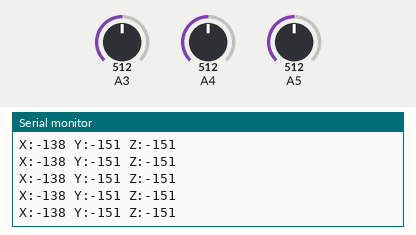
Simulated run of this sketch. Board: Arduino Uno, built with avr-gcc and run on an emulated ATmega328P. Parts: the last lines printed to the serial monitor. The inputs (shaded band) are chosen by the test bench; at power-on: A4 = 512, A3 = 512, A5 = 512.

Above: at 2.7 s.
2.8 s: A4 set to 661
At 2.82 s:
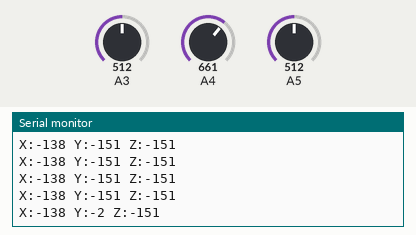
4.3 s: A4 set to 687
At 4.34 s:
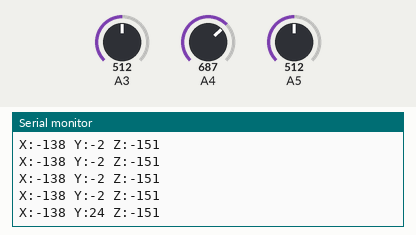
Timing chart, 0 to 7.3 s (numbered marks = the images above; inputs shaded):
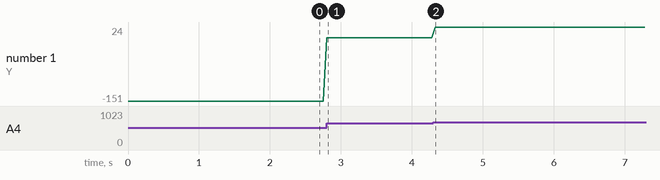

The sketch:

sketch_may25b.ino
```cpp
void setup()
{
// シリアルモニターの初期化をする
Serial.begin(115200) ;
}
void loop()
{
long x , y , z ;
x = y = z = 0 ;
x = analogRead(3) ; // Ｘ軸
y = analogRead(4) ; // Ｙ軸
z = analogRead(5) ; // Ｚ軸
Serial.print("X:") ;
Serial.print(x-650) ;
Serial.print(" Y:") ;
Serial.print(y-663) ;
Serial.print(" Z:") ;
Serial.println(z-663) ;
delay(50) ;
}
```

Measured:
- after the input at 2.8 s, the serial monitor: prints a new line at once (image 1)
- after the input at 4.3 s, the serial monitor: prints a new line at once (image 2)
- plotted number 1: -151 → -2 after the input at 2.8 s, -2 → 24 after the input at 4.3 s
